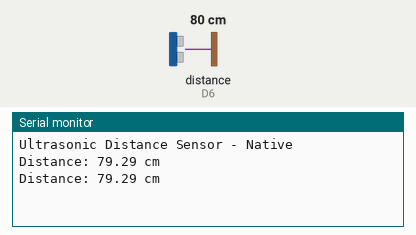
This sketch was run on a simulated ESP8266 (NodeMCU). Shown: the last lines printed to the serial monitor. Wiring (inferred from the names in the program): ultrasonic range finder: trigger D5; echo D6. Inputs (shaded band) come from the test bench; at power-on: distance to the obstacle (sensor on D6) 80 cm. The echo pulse lasts 58.3 µs per cm.

Above: at 1.8 s.
1.9 s: distance to the obstacle (sensor on D6) set to 2 cm
At 2.6 s:
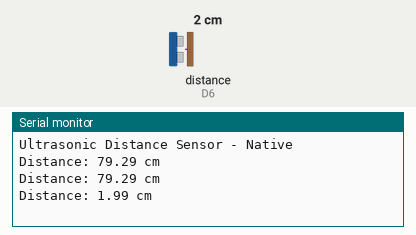
3.4 s: distance to the obstacle (sensor on D6) set to 4 cm
At 4.8 s:
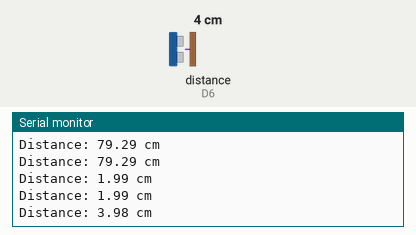
Timing chart, 0 to 6.4 s (numbered marks = the images above; inputs shaded):
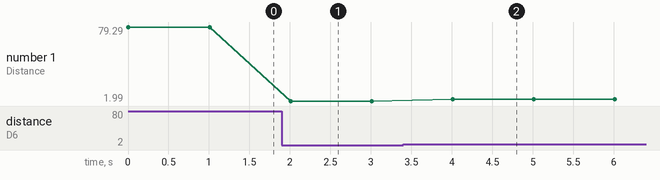

The sketch:

ultrasonic_sensor_native.ino
```cpp
/* IoT Full-Stack Course
   Embedded systems track
   Ultrasonic Distance Sensor - Native
   By. Eng/Marco M. Kaldas
*/

int trigPin = D5;
int echoPin = D6;
float durationInUs, distanceInCm;
void setup() {
  Serial.begin(119200);
  Serial.println("Ultrasonic Distance Sensor - Native");
  pinMode(trigPin, OUTPUT);
  pinMode(echoPin, INPUT);
}

void loop() {
  digitalWrite(trigPin, HIGH);
  delayMicroseconds(10);
  digitalWrite(trigPin, LOW);

  durationInUs = pulseIn(echoPin, HIGH);
  distanceInCm = (0.034 * durationInUs) / 2.0;
  Serial.print("Distance: ");
  Serial.print(distanceInCm);
  Serial.println(" cm");
  delay(1000);
}
```

Measured:
- after the input at 1.9 s, the serial monitor: prints a new line after 0.11 s (image 1)
- after the input at 3.4 s, the serial monitor: prints a new line after 0.61 s (image 2)
- plotted number 1: 79.29 → 1.99 after the input at 1.9 s, 1.99 → 3.98 after the input at 3.4 s
